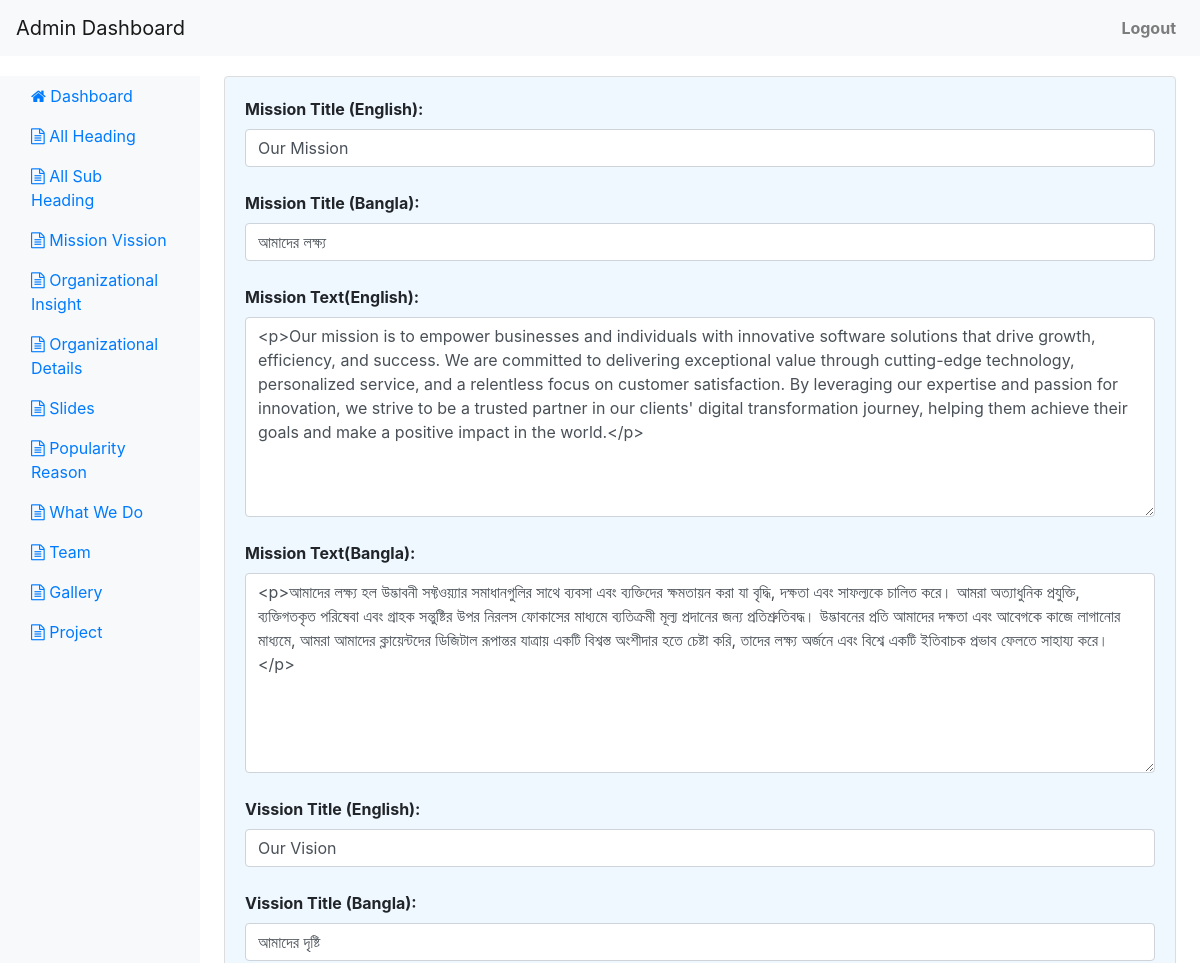
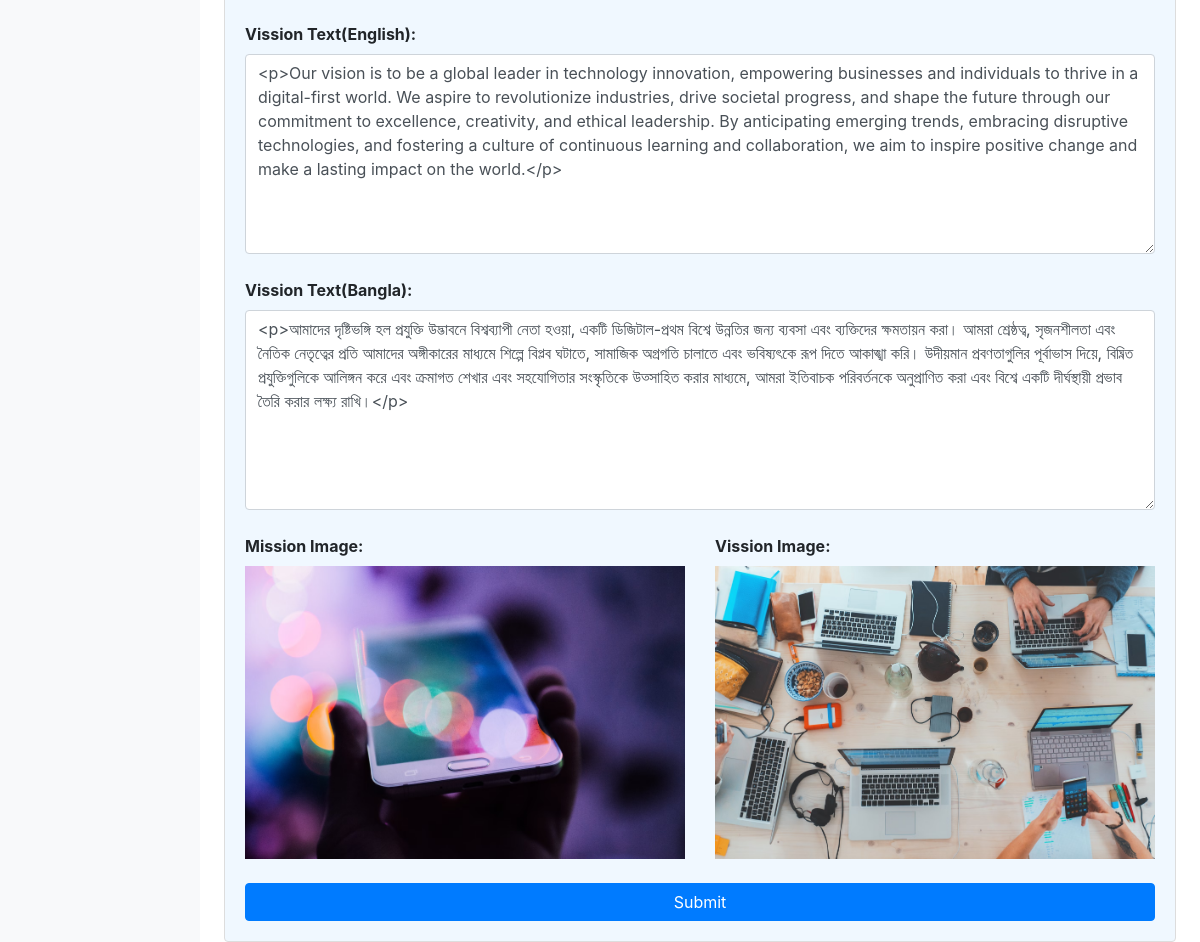
The page /mission_vission.php (signed in) on the database its author committed (2 pictures, top to bottom).
### tables this page shows
CREATE TABLE `mission_vissions` (
  `id` int UNSIGNED NOT NULL,
  `mission_title_en` varchar(255) DEFAULT NULL,
  `mission_title_bn` varchar(255) DEFAULT NULL,
  `mission_text_en` longtext,
  `mission_text_bn` longtext,
  `vission_title_en` varchar(255) DEFAULT NULL,
  `vission_title_bn` varchar(255) DEFAULT NULL,
  `vission_text_en` longtext,
  `vission_text_bn` longtext,
  `url1` varchar(255) DEFAULT NULL,
  `url2` varchar(255) DEFAULT NULL
);

### config.php (called while the page is built, shortened)
<?php
$backUpload = 'public/uploads/';
?>

### mission_vission.php (the view, shortened to what this page needs)
<?php
	include('config.php');
	$get_data_sql = "SELECT * FROM mission_vissions WHERE id = 1";
	$get_data_sql_result = $conn->query($get_data_sql);
	$get_data_col = $get_data_sql_result->fetch_assoc();
?>
<!DOCTYPE html>
<html lang="en">
<head>
    <link rel="stylesheet" href="https://stackpath.bootstrapcdn.com/bootstrap/4.5.2/css/bootstrap.min.css">
	<link rel="stylesheet" href="https://cdnjs.cloudflare.com/ajax/libs/font-awesome/4.7.0/css/font-awesome.min.css">
</head>
<body>
<?php include('header.php');?>
<div class="container-fluid">
    <div class="row">
        <?php include('nav.php');?>
        <main role="main" class="col-md-9 ml-sm-auto col-lg-10 px-4">
			<form action="mission_vission.php" method="post" enctype="multipart/form-data" style="border: 1px solid #ddd;padding: 20px;border-radius: 4px;background: aliceblue">
				<div class="row">
					<div class="col-md-12">
						<label for="mission_title_en">Mission Title (English):</label>
						<input type="text" class="form-control" id="mission_title_en" name="mission_title_en" value="<?php echo $get_data_col["mission_title_en"];?>" required><br>
						<label for="mission_title_bn">Mission Title (Bangla):</label>
						<input type="text" class="form-control" id="mission_title_bn" name="mission_title_bn" value="<?php echo $get_data_col["mission_title_bn"];?>" required><br>
						<label for="mission_text_en">Mission Text(English):</label>
						<textarea class="form-control" id="mission_text_en" name="mission_text_en" required><?php echo $get_data_col["mission_text_en"];?></textarea><br>
						<label for="mission_text_bn">Mission Text(Bangla):</label>
						<textarea class="form-control" id="mission_text_bn" name="mission_text_bn" required><?php echo $get_data_col["mission_text_bn"];?></textarea><br>
						<label for="vission_title_en">Vission Title (English):</label>
						<input type="text" class="form-control" id="vission_title_en" name="vission_title_en" value="<?php echo $get_data_col["vission_title_en"];?>" required><br>
						<label for="vission_title_bn">Vission Title (Bangla):</label>
						<input type="text" class="form-control" id="vission_title_bn" name="vission_title_bn" value="<?php echo $get_data_col["vission_title_bn"];?>" required><br>
						<label for="vission_text_en">Vission Text(English):</label>
						<textarea class="form-control" id="vission_text_en" name="vission_text_en" required><?php echo $get_data_col["vission_text_en"];?></textarea><br>
						<label for="vission_text_bn">Vission Text(Bangla):</label>
						<textarea class="form-control" id="vission_text_bn" name="vission_text_bn" required><?php echo $get_data_col["vission_text_bn"];?></textarea><br>
					</div>
					<div class="col-md-6">
						<label for="mission_img">Mission Image:</label>
						<div class="image-container">
							<img id="myImage1" src="<?php echo $backUpload.$get_data_col["url1"];?>" alt="Mission Image" onclick="browseImage1()" width="100%">
						</div>
					</div>
					<div class="col-md-6">
						<label for="vission_img">Vission Image:</label>
						<div class="image-container">
							<img id="myImage2" src="<?php echo $backUpload.$get_data_col["url2"];?>" alt="Vission Image" onclick="browseImage2()" width="100%">
						</div>
					</div>
					<div class="col-md-12">
						<br>
						<input type="submit" class="btn btn-primary" value="Submit">
					</div>
				</div>
			</form>
        </main>
    </div>
</div>
</body>
</html>

### mission_vission.php (style rules this page uses)
body { padding-top: 56px; }
.container-fluid { margin-top: 20px; }
textarea { height: 200px !important; }
#myImage1, #myImage2 { max-width: 100%; }

### header.php (style rules this page uses)
label { font-weight: bold; }
.btn-primary { width: 100%; }
.image-container { position: relative; display: inline-block; cursor: pointer; }

### rows shown on the page
mission_vissions: mission_title_en "Our Mission", mission_title_bn "আমাদের লক্ষ্য", mission_text_en "<p>Our mission is to empower businesses and individuals with innovative software solutions that drive growth, efficiency, and success. We are committed to delivering exceptional value through cutting-edge technology, personalized service, and a relentless focus on customer satisfaction. By leveraging our expertise and passion for innovation, we strive to be a trusted partner in our clients' digital transformation journey, helping them achieve their goals and make a positive impact in the world.</p>", mission_text_bn "<p>আমাদের লক্ষ্য হল উদ্ভাবনী সফ্টওয়্যার সমাধানগুলির সাথে ব্যবসা এবং ব্যক্তিদের ক্ষমতায়ন করা যা বৃদ্ধি, দক্ষতা এবং সাফল্যকে চালিত করে। আমরা অত্যাধুনিক প্রযুক্তি, ব্যক্তিগতকৃত পরিষেবা এবং গ্রাহক সন্তুষ্টির উপর নিরলস ফোকাসের মাধ্যমে ব্যতিক্রমী মূল্য প্রদানের জন্য প্রতিশ্রুতিবদ্ধ। উদ্ভাবনের প্রতি আমাদের দক্ষতা এবং আবেগকে কাজে লাগানোর মাধ্যমে, আমরা আমাদের ক্লায়েন্টদের ডিজিটাল রূপান্তর যাত্রায় একটি বিশ্বস্ত অংশীদার হতে চেষ্টা করি, তাদের লক্ষ্য অর্জনে এবং বিশ্বে একটি ইতিবাচক প্রভাব ফেলতে সাহায্য করে।</p>", vission_title_en "Our Vision", vission_title_bn "আমাদের দৃষ্টি", vission_text_en "<p>Our vision is to be a global leader in technology innovation, empowering businesses and individuals to thrive in a digital-first world. We aspire to revolutionize industries, drive societal progress, and shape the future through our commitment to excellence, creativity, and ethical leadership. By anticipating emerging trends, embracing disruptive technologies, and fostering a culture of continuous learning and collaboration, we aim to inspire positive change and make a lasting impact on the world.</p>", vission_text_bn "<p>আমাদের দৃষ্টিভঙ্গি হল প্রযুক্তি উদ্ভাবনে বিশ্বব্যাপী নেতা হওয়া, একটি ডিজিটাল-প্রথম বিশ্বে উন্নতির জন্য ব্যবসা এবং ব্যক্তিদের ক্ষমতায়ন করা। আমরা শ্রেষ্ঠত্ব, সৃজনশীলতা এবং নৈতিক নেতৃত্বের প্রতি আমাদের অঙ্গীকারের মাধ্যমে শিল্পে বিপ্লব ঘটাতে, সামাজিক অগ্রগতি চালাতে এবং ভবিষ্যৎকে রূপ দিতে আকাঙ্খা করি। উদীয়মান প্রবণতাগুলির পূর্বাভাস দিয়ে, বিঘ্নিত প্রযুক্তিগুলিকে আলিঙ্গন করে এবং ক্রমাগত শেখার এবং সহযোগিতার সংস্কৃতিকে উত্সাহিত করার মাধ্যমে, আমরা ইতিবাচক পরিবর্তনকে অনুপ্রাণিত করা এবং বিশ্বে একটি দীর্ঘস্থায়ী প্রভাব তৈরি করার লক্ষ্য রাখি।</p>", url1 (picture), url2 (picture)
